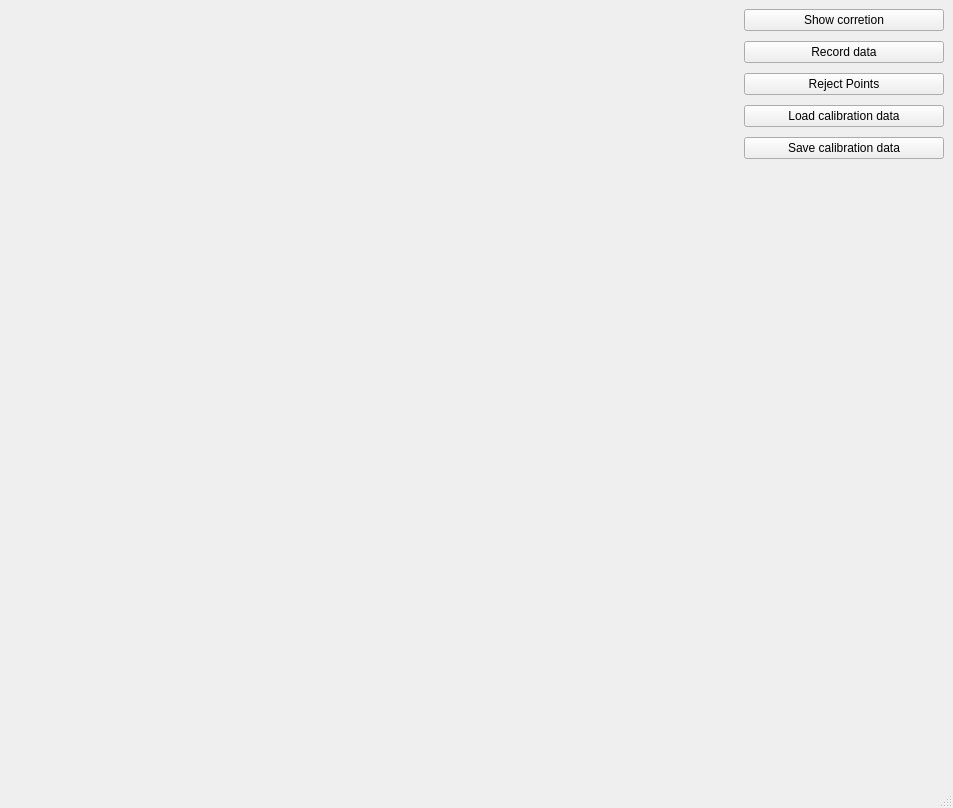
<?xml version="1.0" encoding="UTF-8"?>
<ui version="4.0">
 <class>FancyWindow</class>
 <widget class="QMainWindow" name="FancyWindow">
  <property name="geometry">
   <rect>
    <x>0</x>
    <y>0</y>
    <width>953</width>
    <height>808</height>
   </rect>
  </property>
  <property name="windowTitle">
   <string>MainWindow</string>
  </property>
  <widget class="QWidget" name="centralwidget">
   <layout class="QHBoxLayout" name="horizontalLayout_2">
    <item>
     <layout class="QHBoxLayout" name="horizontalLayout">
      <item>
       <widget class="FancyViewer" name="myFancyViewer" native="true">
        <property name="sizePolicy">
         <sizepolicy hsizetype="Expanding" vsizetype="Preferred">
          <horstretch>0</horstretch>
          <verstretch>0</verstretch>
         </sizepolicy>
        </property>
       </widget>
      </item>
      <item>
       <spacer name="horizontalSpacer">
        <property name="orientation">
         <enum>Qt::Horizontal</enum>
        </property>
        <property name="sizeType">
         <enum>QSizePolicy::Fixed</enum>
        </property>
        <property name="sizeHint" stdset="0">
         <size>
          <width>5</width>
          <height>20</height>
         </size>
        </property>
       </spacer>
      </item>
      <item>
       <layout class="QVBoxLayout" name="verticalLayout" stretch="0,0,0,0,0,0">
        <property name="spacing">
         <number>10</number>
        </property>
        <property name="sizeConstraint">
         <enum>QLayout::SetFixedSize</enum>
        </property>
        <item>
         <widget class="QPushButton" name="toggleError">
          <property name="text">
           <string>Show corretion</string>
          </property>
         </widget>
        </item>
        <item>
         <widget class="QPushButton" name="recordingData">
          <property name="sizePolicy">
           <sizepolicy hsizetype="Fixed" vsizetype="Fixed">
            <horstretch>0</horstretch>
            <verstretch>0</verstretch>
           </sizepolicy>
          </property>
          <property name="minimumSize">
           <size>
            <width>200</width>
            <height>0</height>
           </size>
          </property>
          <property name="text">
           <string>Record data</string>
          </property>
         </widget>
        </item>
        <item>
         <widget class="QPushButton" name="rejecter">
          <property name="text">
           <string>Reject Points</string>
          </property>
         </widget>
        </item>
        <item>
         <widget class="QPushButton" name="loadCalibData">
          <property name="text">
           <string>Load calibration data</string>
          </property>
         </widget>
        </item>
        <item>
         <widget class="QPushButton" name="saveData">
          <property name="text">
           <string>Save calibration data</string>
          </property>
         </widget>
        </item>
        <item>
         <spacer name="verticalSpacer">
          <property name="orientation">
           <enum>Qt::Vertical</enum>
          </property>
          <property name="sizeHint" stdset="0">
           <size>
            <width>20</width>
            <height>40</height>
           </size>
          </property>
         </spacer>
        </item>
       </layout>
      </item>
     </layout>
    </item>
   </layout>
  </widget>
  <widget class="QStatusBar" name="statusBar"/>
 </widget>
 <customwidgets>
  <customwidget>
   <class>FancyViewer</class>
   <extends>QWidget</extends>
   <header>../src/fancyViewer.h</header>
   <container>1</container>
  </customwidget>
 </customwidgets>
 <resources/>
 <connections/>
</ui>
